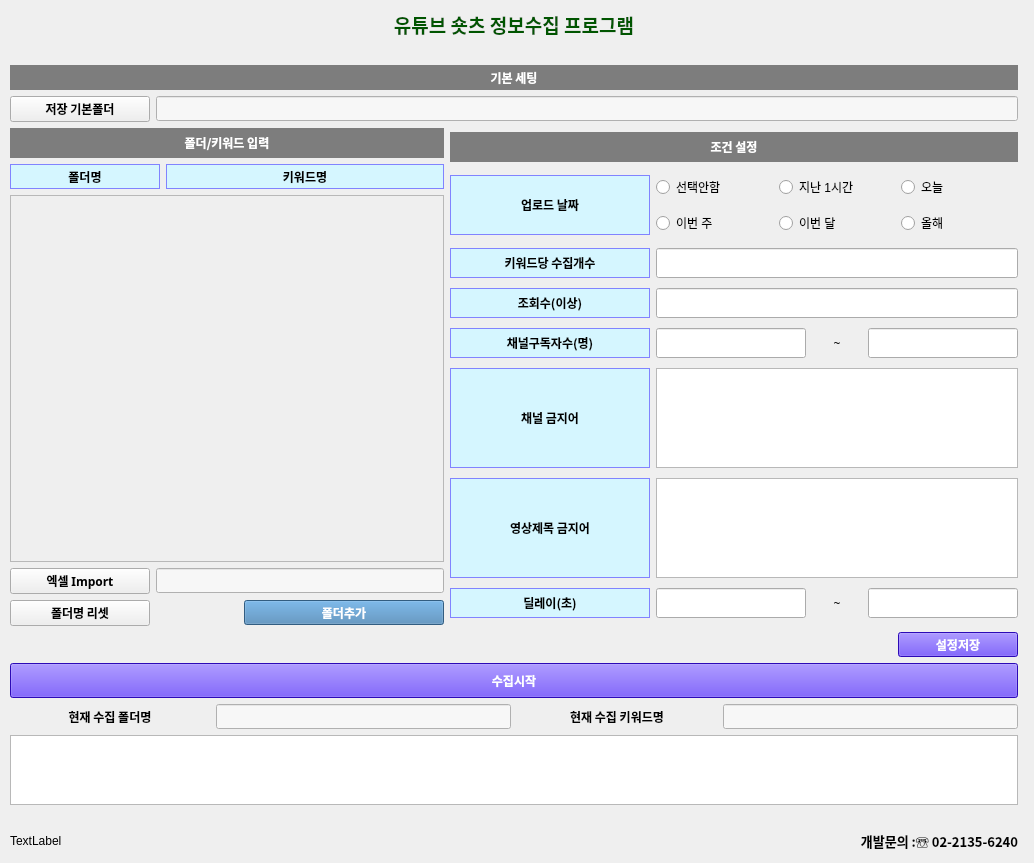
<?xml version="1.0" encoding="UTF-8"?>
<ui version="4.0">
 <class>Form</class>
 <widget class="QWidget" name="Form">
  <property name="geometry">
   <rect>
    <x>0</x>
    <y>0</y>
    <width>1034</width>
    <height>863</height>
   </rect>
  </property>
  <property name="windowTitle">
   <string>Form</string>
  </property>
  <widget class="QWidget" name="verticalLayoutWidget_5">
   <property name="geometry">
    <rect>
     <x>10</x>
     <y>10</y>
     <width>1008</width>
     <height>841</height>
    </rect>
   </property>
   <layout class="QVBoxLayout" name="verticalLayout_5">
    <item>
     <layout class="QVBoxLayout" name="verticalLayout_3">
      <item>
       <layout class="QVBoxLayout" name="verticalLayout_2">
        <item>
         <widget class="QLabel" name="label_13">
          <property name="font">
           <font>
            <family>위메프</family>
            <weight>75</weight>
            <bold>true</bold>
           </font>
          </property>
          <property name="text">
           <string>&lt;html&gt;&lt;head/&gt;&lt;body&gt;&lt;p&gt;&lt;span style=&quot; font-size:14pt; color:#005500;&quot;&gt;유튜브 숏츠 정보수집 프로그램&lt;/span&gt;&lt;/p&gt;&lt;/body&gt;&lt;/html&gt;</string>
          </property>
          <property name="alignment">
           <set>Qt::AlignCenter</set>
          </property>
         </widget>
        </item>
        <item>
         <widget class="QLabel" name="label_2">
          <property name="text">
           <string/>
          </property>
         </widget>
        </item>
        <item>
         <widget class="QLabel" name="label_51">
          <property name="minimumSize">
           <size>
            <width>0</width>
            <height>25</height>
           </size>
          </property>
          <property name="maximumSize">
           <size>
            <width>16777215</width>
            <height>40</height>
           </size>
          </property>
          <property name="font">
           <font>
            <family>맑은 고딕</family>
            <weight>75</weight>
            <bold>true</bold>
           </font>
          </property>
          <property name="styleSheet">
           <string notr="true">background-color:rgb(125, 125, 125);
color:rgb(255, 255, 255)</string>
          </property>
          <property name="text">
           <string>기본 세팅</string>
          </property>
          <property name="alignment">
           <set>Qt::AlignCenter</set>
          </property>
         </widget>
        </item>
       </layout>
      </item>
      <item>
       <layout class="QHBoxLayout" name="horizontalLayout_5"/>
      </item>
      <item>
       <layout class="QHBoxLayout" name="horizontalLayout_19">
        <item>
         <widget class="QPushButton" name="folder_sel_btn">
          <property name="minimumSize">
           <size>
            <width>140</width>
            <height>0</height>
           </size>
          </property>
          <property name="maximumSize">
           <size>
            <width>140</width>
            <height>16777215</height>
           </size>
          </property>
          <property name="font">
           <font>
            <family>맑은 고딕</family>
            <weight>75</weight>
            <bold>true</bold>
           </font>
          </property>
          <property name="text">
           <string>저장 기본폴더</string>
          </property>
         </widget>
        </item>
        <item>
         <widget class="QLineEdit" name="folder_path_btn">
          <property name="minimumSize">
           <size>
            <width>40</width>
            <height>25</height>
           </size>
          </property>
          <property name="maximumSize">
           <size>
            <width>16777215</width>
            <height>25</height>
           </size>
          </property>
          <property name="font">
           <font>
            <family>맑은 고딕</family>
           </font>
          </property>
          <property name="styleSheet">
           <string notr="true">background-color:rgb(247, 247, 247);</string>
          </property>
          <property name="readOnly">
           <bool>true</bool>
          </property>
         </widget>
        </item>
       </layout>
      </item>
      <item>
       <layout class="QHBoxLayout" name="horizontalLayout_6"/>
      </item>
     </layout>
    </item>
    <item>
     <layout class="QHBoxLayout" name="horizontalLayout_15">
      <item>
       <layout class="QVBoxLayout" name="verticalLayout">
        <item>
         <widget class="QLabel" name="label_55">
          <property name="minimumSize">
           <size>
            <width>215</width>
            <height>30</height>
           </size>
          </property>
          <property name="maximumSize">
           <size>
            <width>16777215</width>
            <height>30</height>
           </size>
          </property>
          <property name="font">
           <font>
            <family>맑은 고딕</family>
            <weight>75</weight>
            <bold>true</bold>
           </font>
          </property>
          <property name="styleSheet">
           <string notr="true">background-color:rgb(125, 125, 125);
color:rgb(255, 255, 255)</string>
          </property>
          <property name="text">
           <string>폴더/키워드 입력</string>
          </property>
          <property name="alignment">
           <set>Qt::AlignCenter</set>
          </property>
         </widget>
        </item>
        <item>
         <layout class="QHBoxLayout" name="horizontalLayout_2">
          <item>
           <widget class="QLabel" name="label_69">
            <property name="minimumSize">
             <size>
              <width>150</width>
              <height>25</height>
             </size>
            </property>
            <property name="maximumSize">
             <size>
              <width>150</width>
              <height>25</height>
             </size>
            </property>
            <property name="font">
             <font>
              <family>맑은 고딕</family>
              <weight>75</weight>
              <bold>true</bold>
             </font>
            </property>
            <property name="styleSheet">
             <string notr="true">background-color:rgb(213, 246, 255);
color:rgb(0, 0, 0);
border: 1px solid #8183ff;</string>
            </property>
            <property name="text">
             <string>폴더명</string>
            </property>
            <property name="alignment">
             <set>Qt::AlignCenter</set>
            </property>
           </widget>
          </item>
          <item>
           <widget class="QLabel" name="label_70">
            <property name="minimumSize">
             <size>
              <width>250</width>
              <height>25</height>
             </size>
            </property>
            <property name="maximumSize">
             <size>
              <width>16777215</width>
              <height>25</height>
             </size>
            </property>
            <property name="font">
             <font>
              <family>맑은 고딕</family>
              <weight>75</weight>
              <bold>true</bold>
             </font>
            </property>
            <property name="styleSheet">
             <string notr="true">background-color:rgb(213, 246, 255);
color:rgb(0, 0, 0);
border: 1px solid #8183ff;</string>
            </property>
            <property name="text">
             <string>키워드명</string>
            </property>
            <property name="alignment">
             <set>Qt::AlignCenter</set>
            </property>
           </widget>
          </item>
         </layout>
        </item>
        <item>
         <widget class="QScrollArea" name="scrollArea">
          <property name="minimumSize">
           <size>
            <width>0</width>
            <height>330</height>
           </size>
          </property>
          <property name="widgetResizable">
           <bool>true</bool>
          </property>
          <widget class="QWidget" name="scrollAreaWidgetContents">
           <property name="geometry">
            <rect>
             <x>0</x>
             <y>0</y>
             <width>422</width>
             <height>340</height>
            </rect>
           </property>
          </widget>
         </widget>
        </item>
        <item>
         <layout class="QHBoxLayout" name="horizontalLayout_17">
          <item>
           <widget class="QPushButton" name="exlload_btn">
            <property name="minimumSize">
             <size>
              <width>140</width>
              <height>0</height>
             </size>
            </property>
            <property name="maximumSize">
             <size>
              <width>140</width>
              <height>16777215</height>
             </size>
            </property>
            <property name="font">
             <font>
              <family>맑은 고딕</family>
              <weight>75</weight>
              <bold>true</bold>
             </font>
            </property>
            <property name="text">
             <string>엑셀 Import</string>
            </property>
           </widget>
          </item>
          <item>
           <widget class="QLineEdit" name="exl_path_btn">
            <property name="minimumSize">
             <size>
              <width>40</width>
              <height>25</height>
             </size>
            </property>
            <property name="maximumSize">
             <size>
              <width>16777215</width>
              <height>25</height>
             </size>
            </property>
            <property name="font">
             <font>
              <family>맑은 고딕</family>
             </font>
            </property>
            <property name="styleSheet">
             <string notr="true">background-color:rgb(247, 247, 247);</string>
            </property>
            <property name="readOnly">
             <bool>true</bool>
            </property>
           </widget>
          </item>
         </layout>
        </item>
        <item>
         <layout class="QHBoxLayout" name="horizontalLayout_3">
          <item>
           <widget class="QPushButton" name="folder_reset_btn">
            <property name="minimumSize">
             <size>
              <width>140</width>
              <height>0</height>
             </size>
            </property>
            <property name="maximumSize">
             <size>
              <width>140</width>
              <height>16777215</height>
             </size>
            </property>
            <property name="font">
             <font>
              <family>맑은 고딕</family>
              <weight>75</weight>
              <bold>true</bold>
             </font>
            </property>
            <property name="text">
             <string>폴더명 리셋</string>
            </property>
           </widget>
          </item>
          <item>
           <spacer name="horizontalSpacer">
            <property name="orientation">
             <enum>Qt::Horizontal</enum>
            </property>
            <property name="sizeHint" stdset="0">
             <size>
              <width>40</width>
              <height>20</height>
             </size>
            </property>
           </spacer>
          </item>
          <item>
           <widget class="QPushButton" name="add_btn">
            <property name="minimumSize">
             <size>
              <width>200</width>
              <height>25</height>
             </size>
            </property>
            <property name="maximumSize">
             <size>
              <width>200</width>
              <height>25</height>
             </size>
            </property>
            <property name="font">
             <font>
              <family>맑은 고딕</family>
              <weight>75</weight>
              <bold>true</bold>
             </font>
            </property>
            <property name="styleSheet">
             <string notr="true">background-color :rgb(70,130,180);
color:rgb(255, 255, 255)</string>
            </property>
            <property name="text">
             <string>폴더추가</string>
            </property>
           </widget>
          </item>
         </layout>
        </item>
       </layout>
      </item>
      <item>
       <layout class="QVBoxLayout" name="verticalLayout_4">
        <item>
         <widget class="QLabel" name="label_56">
          <property name="minimumSize">
           <size>
            <width>215</width>
            <height>30</height>
           </size>
          </property>
          <property name="maximumSize">
           <size>
            <width>16777215</width>
            <height>30</height>
           </size>
          </property>
          <property name="font">
           <font>
            <family>맑은 고딕</family>
            <weight>75</weight>
            <bold>true</bold>
           </font>
          </property>
          <property name="styleSheet">
           <string notr="true">background-color:rgb(125, 125, 125);
color:rgb(255, 255, 255)</string>
          </property>
          <property name="text">
           <string>조건 설정</string>
          </property>
          <property name="alignment">
           <set>Qt::AlignCenter</set>
          </property>
         </widget>
        </item>
        <item>
         <layout class="QHBoxLayout" name="horizontalLayout_21">
          <item>
           <widget class="QLabel" name="label_83">
            <property name="minimumSize">
             <size>
              <width>200</width>
              <height>60</height>
             </size>
            </property>
            <property name="maximumSize">
             <size>
              <width>200</width>
              <height>60</height>
             </size>
            </property>
            <property name="font">
             <font>
              <family>맑은 고딕</family>
              <weight>75</weight>
              <bold>true</bold>
             </font>
            </property>
            <property name="styleSheet">
             <string notr="true">background-color:rgb(213, 246, 255);
color:rgb(0, 0, 0);
border: 1px solid #8183ff;</string>
            </property>
            <property name="text">
             <string>업로드 날짜</string>
            </property>
            <property name="alignment">
             <set>Qt::AlignCenter</set>
            </property>
           </widget>
          </item>
          <item>
           <layout class="QVBoxLayout" name="verticalLayout_6">
            <item>
             <layout class="QHBoxLayout" name="horizontalLayout_22">
              <item>
               <widget class="QRadioButton" name="udfilter_btn_1">
                <property name="minimumSize">
                 <size>
                  <width>100</width>
                  <height>30</height>
                 </size>
                </property>
                <property name="maximumSize">
                 <size>
                  <width>16777215</width>
                  <height>30</height>
                 </size>
                </property>
                <property name="cursor">
                 <cursorShape>PointingHandCursor</cursorShape>
                </property>
                <property name="text">
                 <string>선택안함</string>
                </property>
                <property name="autoExclusive">
                 <bool>false</bool>
                </property>
               </widget>
              </item>
              <item>
               <widget class="QRadioButton" name="udfilter_btn_2">
                <property name="minimumSize">
                 <size>
                  <width>100</width>
                  <height>30</height>
                 </size>
                </property>
                <property name="maximumSize">
                 <size>
                  <width>16777215</width>
                  <height>30</height>
                 </size>
                </property>
                <property name="cursor">
                 <cursorShape>PointingHandCursor</cursorShape>
                </property>
                <property name="text">
                 <string>지난 1시간</string>
                </property>
                <property name="autoExclusive">
                 <bool>false</bool>
                </property>
               </widget>
              </item>
              <item>
               <widget class="QRadioButton" name="udfilter_btn_3">
                <property name="minimumSize">
                 <size>
                  <width>100</width>
                  <height>30</height>
                 </size>
                </property>
                <property name="maximumSize">
                 <size>
                  <width>16777215</width>
                  <height>30</height>
                 </size>
                </property>
                <property name="cursor">
                 <cursorShape>PointingHandCursor</cursorShape>
                </property>
                <property name="text">
                 <string>오늘</string>
                </property>
                <property name="autoExclusive">
                 <bool>false</bool>
                </property>
               </widget>
              </item>
             </layout>
            </item>
            <item>
             <layout class="QHBoxLayout" name="horizontalLayout_23">
              <item>
               <widget class="QRadioButton" name="udfilter_btn_4">
                <property name="minimumSize">
                 <size>
                  <width>100</width>
                  <height>30</height>
                 </size>
                </property>
                <property name="maximumSize">
                 <size>
                  <width>16777215</width>
                  <height>30</height>
                 </size>
                </property>
                <property name="cursor">
                 <cursorShape>PointingHandCursor</cursorShape>
                </property>
                <property name="text">
                 <string>이번 주</string>
                </property>
                <property name="autoExclusive">
                 <bool>false</bool>
                </property>
               </widget>
              </item>
              <item>
               <widget class="QRadioButton" name="udfilter_btn_5">
                <property name="minimumSize">
                 <size>
                  <width>100</width>
                  <height>30</height>
                 </size>
                </property>
                <property name="maximumSize">
                 <size>
                  <width>16777215</width>
                  <height>30</height>
                 </size>
                </property>
                <property name="cursor">
                 <cursorShape>PointingHandCursor</cursorShape>
                </property>
                <property name="text">
                 <string>이번 달</string>
                </property>
                <property name="autoExclusive">
                 <bool>false</bool>
                </property>
               </widget>
              </item>
              <item>
               <widget class="QRadioButton" name="udfilter_btn_6">
                <property name="minimumSize">
                 <size>
                  <width>100</width>
                  <height>30</height>
                 </size>
                </property>
                <property name="maximumSize">
                 <size>
                  <width>16777215</width>
                  <height>30</height>
                 </size>
                </property>
                <property name="cursor">
                 <cursorShape>PointingHandCursor</cursorShape>
                </property>
                <property name="text">
                 <string>올해</string>
                </property>
                <property name="autoExclusive">
                 <bool>false</bool>
                </property>
               </widget>
              </item>
             </layout>
            </item>
           </layout>
          </item>
         </layout>
        </item>
        <item>
         <layout class="QHBoxLayout" name="horizontalLayout">
          <item>
           <widget class="QLabel" name="label_74">
            <property name="minimumSize">
             <size>
              <width>200</width>
              <height>30</height>
             </size>
            </property>
            <property name="maximumSize">
             <size>
              <width>200</width>
              <height>30</height>
             </size>
            </property>
            <property name="font">
             <font>
              <family>맑은 고딕</family>
              <weight>75</weight>
              <bold>true</bold>
             </font>
            </property>
            <property name="styleSheet">
             <string notr="true">background-color:rgb(213, 246, 255);
color:rgb(0, 0, 0);
border: 1px solid #8183ff;</string>
            </property>
            <property name="text">
             <string>키워드당 수집개수</string>
            </property>
            <property name="alignment">
             <set>Qt::AlignCenter</set>
            </property>
           </widget>
          </item>
          <item>
           <widget class="QLineEdit" name="limitcnt_btn">
            <property name="minimumSize">
             <size>
              <width>150</width>
              <height>30</height>
             </size>
            </property>
            <property name="maximumSize">
             <size>
              <width>16777215</width>
              <height>30</height>
             </size>
            </property>
            <property name="font">
             <font>
              <family>맑은 고딕</family>
             </font>
            </property>
            <property name="text">
             <string/>
            </property>
            <property name="alignment">
             <set>Qt::AlignRight|Qt::AlignTrailing|Qt::AlignVCenter</set>
            </property>
           </widget>
          </item>
         </layout>
        </item>
        <item>
         <layout class="QHBoxLayout" name="horizontalLayout_7">
          <item>
           <widget class="QLabel" name="label_75">
            <property name="minimumSize">
             <size>
              <width>200</width>
              <height>30</height>
             </size>
            </property>
            <property name="maximumSize">
             <size>
              <width>200</width>
              <height>30</height>
             </size>
            </property>
            <property name="font">
             <font>
              <family>맑은 고딕</family>
              <weight>75</weight>
              <bold>true</bold>
             </font>
            </property>
            <property name="styleSheet">
             <string notr="true">background-color:rgb(213, 246, 255);
color:rgb(0, 0, 0);
border: 1px solid #8183ff;</string>
            </property>
            <property name="text">
             <string>조회수(이상)</string>
            </property>
            <property name="alignment">
             <set>Qt::AlignCenter</set>
            </property>
           </widget>
          </item>
          <item>
           <widget class="QLineEdit" name="viewcnt_btn">
            <property name="minimumSize">
             <size>
              <width>150</width>
              <height>30</height>
             </size>
            </property>
            <property name="maximumSize">
             <size>
              <width>16777215</width>
              <height>30</height>
             </size>
            </property>
            <property name="font">
             <font>
              <family>맑은 고딕</family>
             </font>
            </property>
            <property name="text">
             <string/>
            </property>
            <property name="alignment">
             <set>Qt::AlignRight|Qt::AlignTrailing|Qt::AlignVCenter</set>
            </property>
           </widget>
          </item>
         </layout>
        </item>
        <item>
         <layout class="QHBoxLayout" name="horizontalLayout_10">
          <item>
           <widget class="QLabel" name="label_78">
            <property name="minimumSize">
             <size>
              <width>200</width>
              <height>30</height>
             </size>
            </property>
            <property name="maximumSize">
             <size>
              <width>200</width>
              <height>30</height>
             </size>
            </property>
            <property name="font">
             <font>
              <family>맑은 고딕</family>
              <weight>75</weight>
              <bold>true</bold>
             </font>
            </property>
            <property name="styleSheet">
             <string notr="true">background-color:rgb(213, 246, 255);
color:rgb(0, 0, 0);
border: 1px solid #8183ff;</string>
            </property>
            <property name="text">
             <string>채널구독자수(명)</string>
            </property>
            <property name="alignment">
             <set>Qt::AlignCenter</set>
            </property>
           </widget>
          </item>
          <item>
           <widget class="QLineEdit" name="member_start_btn">
            <property name="minimumSize">
             <size>
              <width>150</width>
              <height>30</height>
             </size>
            </property>
            <property name="maximumSize">
             <size>
              <width>16777215</width>
              <height>30</height>
             </size>
            </property>
            <property name="font">
             <font>
              <family>맑은 고딕</family>
             </font>
            </property>
            <property name="text">
             <string/>
            </property>
            <property name="alignment">
             <set>Qt::AlignRight|Qt::AlignTrailing|Qt::AlignVCenter</set>
            </property>
           </widget>
          </item>
          <item>
           <widget class="QLabel" name="label_20">
            <property name="minimumSize">
             <size>
              <width>50</width>
              <height>0</height>
             </size>
            </property>
            <property name="maximumSize">
             <size>
              <width>50</width>
              <height>16777215</height>
             </size>
            </property>
            <property name="font">
             <font>
              <family>맑은 고딕</family>
             </font>
            </property>
            <property name="text">
             <string>~</string>
            </property>
            <property name="alignment">
             <set>Qt::AlignCenter</set>
            </property>
           </widget>
          </item>
          <item>
           <widget class="QLineEdit" name="member_end_btn">
            <property name="minimumSize">
             <size>
              <width>150</width>
              <height>30</height>
             </size>
            </property>
            <property name="maximumSize">
             <size>
              <width>16777215</width>
              <height>30</height>
             </size>
            </property>
            <property name="font">
             <font>
              <family>맑은 고딕</family>
             </font>
            </property>
            <property name="text">
             <string/>
            </property>
            <property name="alignment">
             <set>Qt::AlignRight|Qt::AlignTrailing|Qt::AlignVCenter</set>
            </property>
           </widget>
          </item>
         </layout>
        </item>
        <item>
         <layout class="QHBoxLayout" name="horizontalLayout_11">
          <item>
           <widget class="QLabel" name="label_79">
            <property name="minimumSize">
             <size>
              <width>200</width>
              <height>100</height>
             </size>
            </property>
            <property name="maximumSize">
             <size>
              <width>200</width>
              <height>100</height>
             </size>
            </property>
            <property name="font">
             <font>
              <family>맑은 고딕</family>
              <weight>75</weight>
              <bold>true</bold>
             </font>
            </property>
            <property name="styleSheet">
             <string notr="true">background-color:rgb(213, 246, 255);
color:rgb(0, 0, 0);
border: 1px solid #8183ff;</string>
            </property>
            <property name="text">
             <string>채널 금지어</string>
            </property>
            <property name="alignment">
             <set>Qt::AlignCenter</set>
            </property>
           </widget>
          </item>
          <item>
           <widget class="QTextEdit" name="cnname_except_btn">
            <property name="minimumSize">
             <size>
              <width>0</width>
              <height>100</height>
             </size>
            </property>
            <property name="maximumSize">
             <size>
              <width>16777215</width>
              <height>100</height>
             </size>
            </property>
            <property name="font">
             <font>
              <family>맑은 고딕</family>
             </font>
            </property>
           </widget>
          </item>
         </layout>
        </item>
        <item>
         <layout class="QHBoxLayout" name="horizontalLayout_12">
          <item>
           <widget class="QLabel" name="label_80">
            <property name="minimumSize">
             <size>
              <width>200</width>
              <height>100</height>
             </size>
            </property>
            <property name="maximumSize">
             <size>
              <width>200</width>
              <height>100</height>
             </size>
            </property>
            <property name="font">
             <font>
              <family>맑은 고딕</family>
              <weight>75</weight>
              <bold>true</bold>
             </font>
            </property>
            <property name="styleSheet">
             <string notr="true">background-color:rgb(213, 246, 255);
color:rgb(0, 0, 0);
border: 1px solid #8183ff;</string>
            </property>
            <property name="text">
             <string>영상제목 금지어</string>
            </property>
            <property name="alignment">
             <set>Qt::AlignCenter</set>
            </property>
           </widget>
          </item>
          <item>
           <widget class="QTextEdit" name="title_except_btn">
            <property name="minimumSize">
             <size>
              <width>0</width>
              <height>100</height>
             </size>
            </property>
            <property name="maximumSize">
             <size>
              <width>16777215</width>
              <height>100</height>
             </size>
            </property>
            <property name="font">
             <font>
              <family>맑은 고딕</family>
             </font>
            </property>
           </widget>
          </item>
         </layout>
        </item>
        <item>
         <layout class="QHBoxLayout" name="horizontalLayout_13">
          <item>
           <widget class="QLabel" name="label_81">
            <property name="minimumSize">
             <size>
              <width>200</width>
              <height>30</height>
             </size>
            </property>
            <property name="maximumSize">
             <size>
              <width>200</width>
              <height>30</height>
             </size>
            </property>
            <property name="font">
             <font>
              <family>맑은 고딕</family>
              <weight>75</weight>
              <bold>true</bold>
             </font>
            </property>
            <property name="styleSheet">
             <string notr="true">background-color:rgb(213, 246, 255);
color:rgb(0, 0, 0);
border: 1px solid #8183ff;</string>
            </property>
            <property name="text">
             <string>딜레이(초)</string>
            </property>
            <property name="alignment">
             <set>Qt::AlignCenter</set>
            </property>
           </widget>
          </item>
          <item>
           <widget class="QLineEdit" name="delay_start_btn">
            <property name="minimumSize">
             <size>
              <width>150</width>
              <height>30</height>
             </size>
            </property>
            <property name="maximumSize">
             <size>
              <width>16777215</width>
              <height>30</height>
             </size>
            </property>
            <property name="font">
             <font>
              <family>맑은 고딕</family>
             </font>
            </property>
            <property name="text">
             <string/>
            </property>
            <property name="alignment">
             <set>Qt::AlignRight|Qt::AlignTrailing|Qt::AlignVCenter</set>
            </property>
           </widget>
          </item>
          <item>
           <widget class="QLabel" name="label_23">
            <property name="minimumSize">
             <size>
              <width>50</width>
              <height>0</height>
             </size>
            </property>
            <property name="maximumSize">
             <size>
              <width>50</width>
              <height>16777215</height>
             </size>
            </property>
            <property name="font">
             <font>
              <family>맑은 고딕</family>
             </font>
            </property>
            <property name="text">
             <string>~</string>
            </property>
            <property name="alignment">
             <set>Qt::AlignCenter</set>
            </property>
           </widget>
          </item>
          <item>
           <widget class="QLineEdit" name="delay_end_btn">
            <property name="minimumSize">
             <size>
              <width>150</width>
              <height>30</height>
             </size>
            </property>
            <property name="maximumSize">
             <size>
              <width>16777215</width>
              <height>30</height>
             </size>
            </property>
            <property name="font">
             <font>
              <family>맑은 고딕</family>
             </font>
            </property>
            <property name="text">
             <string/>
            </property>
            <property name="alignment">
             <set>Qt::AlignRight|Qt::AlignTrailing|Qt::AlignVCenter</set>
            </property>
           </widget>
          </item>
         </layout>
        </item>
       </layout>
      </item>
     </layout>
    </item>
    <item>
     <layout class="QHBoxLayout" name="horizontalLayout_20">
      <item>
       <spacer name="horizontalSpacer_3">
        <property name="orientation">
         <enum>Qt::Horizontal</enum>
        </property>
        <property name="sizeHint" stdset="0">
         <size>
          <width>40</width>
          <height>20</height>
         </size>
        </property>
       </spacer>
      </item>
      <item>
       <widget class="QPushButton" name="setting_save_btn">
        <property name="minimumSize">
         <size>
          <width>120</width>
          <height>25</height>
         </size>
        </property>
        <property name="maximumSize">
         <size>
          <width>120</width>
          <height>25</height>
         </size>
        </property>
        <property name="font">
         <font>
          <family>맑은 고딕</family>
          <weight>75</weight>
          <bold>true</bold>
         </font>
        </property>
        <property name="cursor">
         <cursorShape>PointingHandCursor</cursorShape>
        </property>
        <property name="styleSheet">
         <string notr="true">background-color:rgb(62, 14, 255);
color:rgb(255, 255, 255)</string>
        </property>
        <property name="text">
         <string>설정저장</string>
        </property>
       </widget>
      </item>
     </layout>
    </item>
    <item>
     <widget class="QPushButton" name="start_btn">
      <property name="minimumSize">
       <size>
        <width>0</width>
        <height>35</height>
       </size>
      </property>
      <property name="maximumSize">
       <size>
        <width>16777215</width>
        <height>35</height>
       </size>
      </property>
      <property name="font">
       <font>
        <family>맑은 고딕</family>
        <weight>75</weight>
        <bold>true</bold>
       </font>
      </property>
      <property name="cursor">
       <cursorShape>PointingHandCursor</cursorShape>
      </property>
      <property name="styleSheet">
       <string notr="true">background-color:rgb(62, 14, 255);
color:rgb(255, 255, 255)</string>
      </property>
      <property name="text">
       <string>수집시작</string>
      </property>
     </widget>
    </item>
    <item>
     <layout class="QHBoxLayout" name="horizontalLayout_18">
      <item>
       <widget class="QLabel" name="label_4">
        <property name="minimumSize">
         <size>
          <width>200</width>
          <height>0</height>
         </size>
        </property>
        <property name="font">
         <font>
          <family>맑은 고딕</family>
          <weight>75</weight>
          <bold>true</bold>
         </font>
        </property>
        <property name="text">
         <string>현재 수집 폴더명</string>
        </property>
        <property name="alignment">
         <set>Qt::AlignCenter</set>
        </property>
       </widget>
      </item>
      <item>
       <widget class="QLineEdit" name="searchfolder_btn">
        <property name="minimumSize">
         <size>
          <width>0</width>
          <height>25</height>
         </size>
        </property>
        <property name="maximumSize">
         <size>
          <width>16777215</width>
          <height>25</height>
         </size>
        </property>
        <property name="font">
         <font>
          <family>맑은 고딕</family>
         </font>
        </property>
        <property name="styleSheet">
         <string notr="true">background-color:rgb(247, 247, 247);</string>
        </property>
        <property name="readOnly">
         <bool>true</bool>
        </property>
       </widget>
      </item>
      <item>
       <widget class="QLabel" name="label_3">
        <property name="minimumSize">
         <size>
          <width>200</width>
          <height>0</height>
         </size>
        </property>
        <property name="font">
         <font>
          <family>맑은 고딕</family>
          <weight>75</weight>
          <bold>true</bold>
         </font>
        </property>
        <property name="text">
         <string>현재 수집 키워드명</string>
        </property>
        <property name="alignment">
         <set>Qt::AlignCenter</set>
        </property>
       </widget>
      </item>
      <item>
       <widget class="QLineEdit" name="searchkwd_btn">
        <property name="minimumSize">
         <size>
          <width>0</width>
          <height>25</height>
         </size>
        </property>
        <property name="maximumSize">
         <size>
          <width>16777215</width>
          <height>25</height>
         </size>
        </property>
        <property name="font">
         <font>
          <family>맑은 고딕</family>
         </font>
        </property>
        <property name="styleSheet">
         <string notr="true">background-color:rgb(247, 247, 247);</string>
        </property>
        <property name="readOnly">
         <bool>true</bool>
        </property>
       </widget>
      </item>
     </layout>
    </item>
    <item>
     <widget class="QPlainTextEdit" name="textEdit_item">
      <property name="minimumSize">
       <size>
        <width>0</width>
        <height>70</height>
       </size>
      </property>
      <property name="maximumSize">
       <size>
        <width>16777215</width>
        <height>70</height>
       </size>
      </property>
      <property name="font">
       <font>
        <family>맑은 고딕</family>
       </font>
      </property>
      <property name="readOnly">
       <bool>true</bool>
      </property>
      <property name="plainText">
       <string/>
      </property>
     </widget>
    </item>
    <item>
     <widget class="QLabel" name="label">
      <property name="text">
       <string/>
      </property>
     </widget>
    </item>
    <item>
     <layout class="QHBoxLayout" name="horizontalLayout_16">
      <item>
       <widget class="QLabel" name="yj_image_btn">
        <property name="text">
         <string>TextLabel</string>
        </property>
       </widget>
      </item>
      <item>
       <widget class="QLabel" name="label_11">
        <property name="font">
         <font>
          <family>위메프</family>
          <pointsize>11</pointsize>
          <weight>75</weight>
          <bold>true</bold>
         </font>
        </property>
        <property name="text">
         <string>&lt;html&gt;&lt;head/&gt;&lt;body&gt;&lt;p&gt;&lt;span style=&quot; font-size:10pt;&quot;&gt;개발문의 :☏ 02-2135-6240&lt;/span&gt;&lt;/p&gt;&lt;/body&gt;&lt;/html&gt;</string>
        </property>
        <property name="alignment">
         <set>Qt::AlignRight|Qt::AlignTrailing|Qt::AlignVCenter</set>
        </property>
       </widget>
      </item>
     </layout>
    </item>
   </layout>
  </widget>
 </widget>
 <tabstops>
  <tabstop>limitcnt_btn</tabstop>
  <tabstop>viewcnt_btn</tabstop>
  <tabstop>member_start_btn</tabstop>
  <tabstop>member_end_btn</tabstop>
  <tabstop>cnname_except_btn</tabstop>
  <tabstop>title_except_btn</tabstop>
  <tabstop>delay_start_btn</tabstop>
  <tabstop>delay_end_btn</tabstop>
  <tabstop>scrollArea</tabstop>
  <tabstop>add_btn</tabstop>
  <tabstop>start_btn</tabstop>
  <tabstop>textEdit_item</tabstop>
 </tabstops>
 <resources/>
 <connections/>
</ui>
